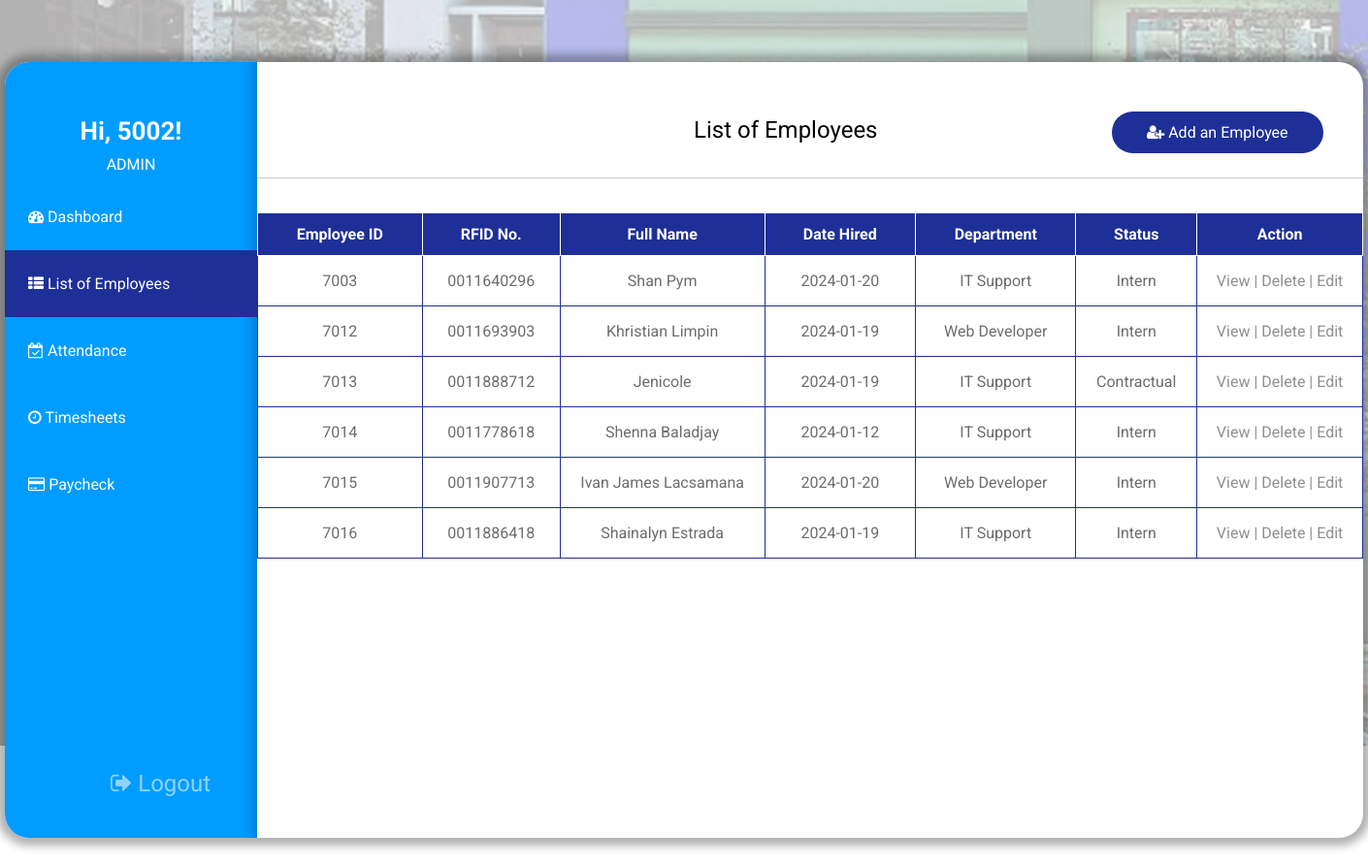
The page /admin/listofemployees.php (signed in) on the database its author committed.
### tables this page shows
CREATE TABLE `employeedata` (
  `id_number` int(11) NOT NULL,
  `password` varchar(255) NOT NULL,
  `RFID_no` varchar(255) NOT NULL,
  `e_name` varchar(255) NOT NULL,
  `e_contactno` varchar(255) NOT NULL,
  `e_gender` varchar(255) NOT NULL,
  `e_dob` varchar(255) NOT NULL,
  `e_datehired` varchar(255) NOT NULL,
  `e_hourlyrates` varchar(255) NOT NULL,
  `e_department` varchar(255) NOT NULL,
  `status` varchar(255) NOT NULL,
  `total_hours` varchar(255) NOT NULL,
  `overtime` varchar(255) NOT NULL
);

### admin/listofemployees.php (the view, shortened to what this page needs)
<?php
    include("../dbconnection.php");
?>
<!DOCTYPE html>
<html lang="en">
<head>
    <link rel="stylesheet" href="e_list5.css">
    <link rel="stylesheet" href="https://cdnjs.cloudflare.com/ajax/libs/font-awesome/4.7.0/css/font-awesome.min.css">
</head>
<body>
<?php
          $sql = "SELECT * FROM employeedata";
          $result = $conn->query($sql);
          ?>
    <div class="admin-container">
        <div class="nav-left">
            <div class="nav-left-information">
                <div class="admin-info">
                    <h1><?php
                            echo "Hi, " . $_SESSION['id_number'] . "!";
                        ?>
                    </h1>
                <p>ADMIN</p>
                </div>
                <ul>
                <li><a href="dashboard.php" id="dashboard"><i class="fa fa-tachometer" aria-hidden="true"></i> Dashboard</a></li>
                <li><a href="#employees" id="employees" class="active"><i class="fa fa-th-list" aria-hidden="true"></i> List of Employees</a></li>
                <li><a href="attendance/attendance.php" id="attendance"><i class="fa fa-calendar-check-o" aria-hidden="true"></i> Attendance</a></li>
                <li><a href="timesheet/timesheet.php" id="timesheets"><i class="fa fa-clock-o" aria-hidden="true"></i> Timesheets</a></li></a>
                <li><a href="paycheck/paycheck.php" id="paycheck"><i class="fa fa-credit-card" aria-hidden="true"></i> Paycheck</a></li>
                </ul>
            </div>
            <div class="logout">
                <form action="" method="post">
                    <a href="../logout.php"><i class="fa fa-sign-out" aria-hidden="true"></i> Logout</a>
                </form>
            </div>
        </div>
        <div class="employees-container">
            <div class="container-info">
                <div class="employee-btn-container">
                <p>List of Employees</p>
                <div class="add-employee-btn"><a href="addemployee.php"><i class="fa fa-user-plus"></i> Add an Employee</a></div>
                </div>
                <div class="divider"></div>
                <table>
                    <tr>
                        <th>Employee ID</th>
                        <th>RFID No.</th>
                        <th>Full Name</th>
                        <th>Date Hired</th>
                        <th>Department</th>
                        <th>Status</th>
                        <th>Action</th>
                    </tr>
                    <?php
                        if($result->num_rows > 0){
                            while($row = $result->fetch_assoc()){
                        ?>
                                <tr>
                                        <td><?=$row["id_number"]?></td>
                                        <td><?=$row["RFID_no"]?></td>
                                        <td><?=$row["e_name"]?></td>
                                        <td><?=$row["e_datehired"]?></td>
                                        <td><?=$row["e_department"]?></td>
                                        <td><?=$row["status"]?></td>
                                        <td>
                                        <a href="view.php?id_number=<?=$row["id_number"]?>">View | </a>
                                        <a href="delete.php?id_number=<?=$row["id_number"]?>" onclick="return confirm('Do you want to delete this data?')">Delete |</a>
                                        <a href="edit.php?id_number=<?=$row["id_number"]?>">Edit</a>
                                        </td>
                                </tr>
                        <?php
            }
          }
          ?>
                </table>
            </div>
        </div>
    </div>
</body>
</html>

### admin/e_list5.css (style rules this page uses)
* { box-sizing: border-box; margin: 0; padding: 0; font-family: Roboto; }
.admin-container { margin: auto; margin-top: 8vh; width: 1400px; height: 800px; position: relative; background-color: white; box-shadow: 0px 0px 10px 8px #0000004f; border-radius: 25px; }
.nav-left { float: left; width: 260px; background-color: #009cff; height: 800px; border-top-left-radius: 25px; border-bottom-left-radius: 25px; box-shadow: inset -12px 0px 13px -9px rgba(0, 0, 0, 0.24); }
.admin-info { color: #ffffff; padding-top: 56px; text-align: center; }
.admin-info p { padding: 10px; }
.admin-info h1 { font-size: 26px; }
.nav-left-information ul { list-style: none; padding: 0; margin: 0; margin-bottom: 260px; }
.nav-left-information ul li a { padding-left: 24px; padding: 18px; text-decoration: none; color: white; padding-top: 25px; padding-bottom: 25px; display: inline-block; padding-left: 24px; }
.nav-left-information ul li a.active { background-color: #1e2f97; width: 260px; }
.logout a { text-decoration: none; color: rgba(255, 255, 255, 0.555); padding: 18px; margin-left: 91px; font-size: 24px; }
.employees-container { border-radius: 25px; width: 1140px; height: 800px; overflow-y:auto; }
table { border-collapse: collapse; margin: auto; margin-top: 28px; font-size: 16px; width: 100%; }
table th { border: 1px solid rgb(255, 255, 255); padding: 12px 36px; background-color: #1e2f97; color: white; }
table td a { text-decoration: none; color: #03030371; }
table td { padding: 16px; border: 1px solid #1e2f97; color: rgba(0, 0, 0, 0.575); }
.container-info { text-align: center; font-size: 24px; padding-top: 56px; }
.container-info p { margin-bottom: 18px; float: left; margin-left: 450px; }
.add-employee-btn a { text-decoration: none; font-size: 16px; color: white; border-radius: 50px; padding: 12px 36px; background-color: #1e2f97; margin-right: -200px; }
.divider { border-top: 1px solid rgba(0, 0, 0, 0.205); margin-bottom: 35px; margin-top: 35px; }

### rows shown on the page
employeedata: id_number "7003", RFID_no "0011640296", e_name "Shan Pym", e_datehired "2024-01-20", e_department "IT Support", status "Intern"
employeedata: id_number "7012", RFID_no "0011693903", e_name "Khristian Limpin", e_datehired "2024-01-19", e_department "Web Developer", status "Intern"
employeedata: id_number "7013", RFID_no "0011888712", e_name "Jenicole", e_datehired "2024-01-19", e_department "IT Support", status "Contractual"
employeedata: id_number "7014", RFID_no "0011778618", e_name "Shenna Baladjay", e_datehired "2024-01-12", e_department "IT Support", status "Intern"
employeedata: id_number "7015", RFID_no "0011907713", e_name "Ivan James Lacsamana", e_datehired "2024-01-20", e_department "Web Developer", status "Intern"
employeedata: id_number "7016", RFID_no "0011886418", e_name "Shainalyn Estrada", e_datehired "2024-01-19", e_department "IT Support", status "Intern"

### other values the page prints
$_SESSION['id_number'] "5002"
